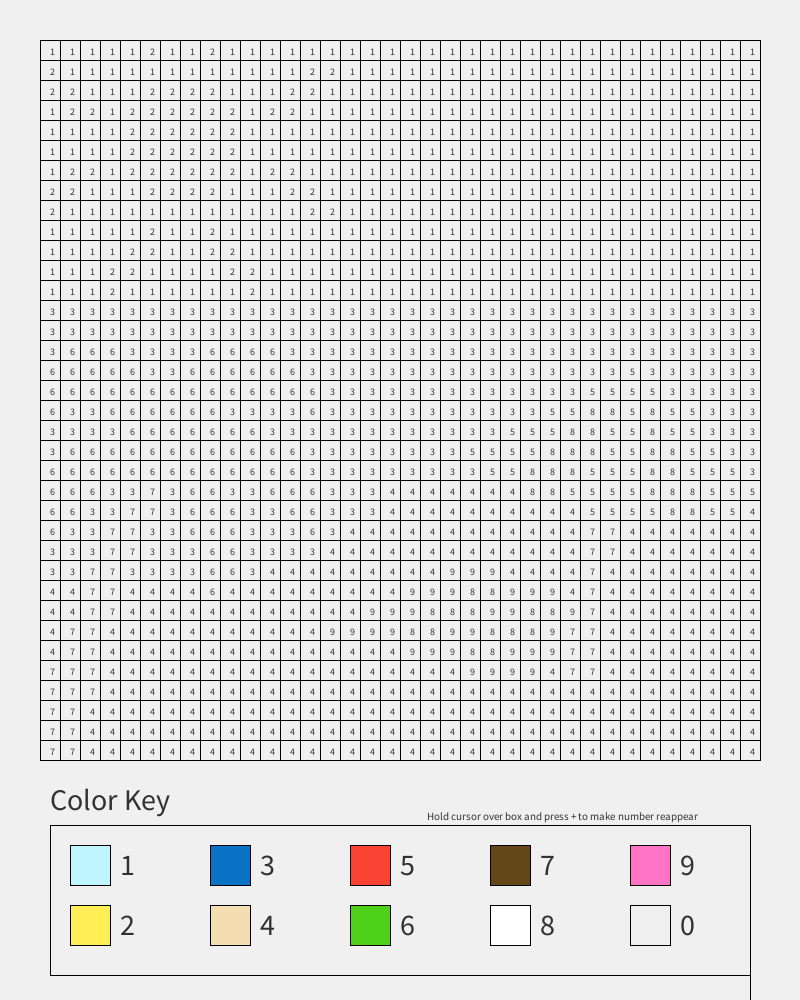
Frame 1 (no input)
Frame 60 (the mouse pressed at the canvas centre just before this capture): identical to frame 1, image omitted
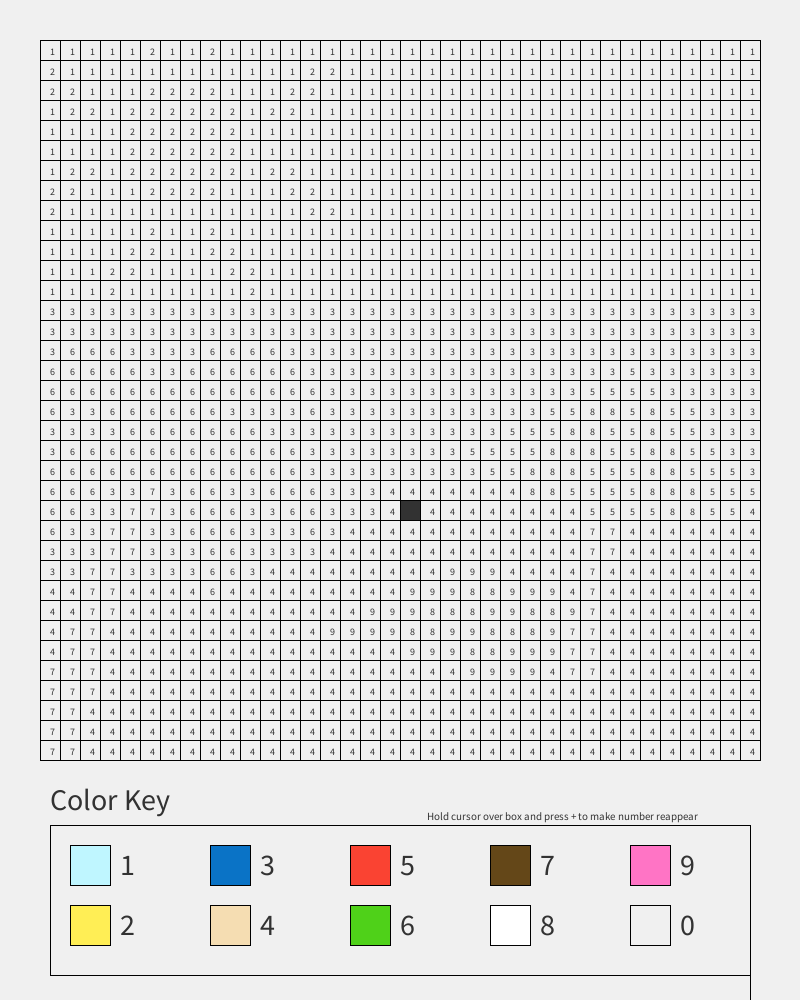
Frame 120 (the mouse held since frame 60 and released just before this capture)

The Processing sketch that drew these frames (run headless with seeded random() and noise(); from frame 60 on, the mouse is pressed at the canvas centre):

// Processing sketch: Final2
// ── Final2.pde
void setup(){
  size(800,1000);
   
     background(#F0F0F0);
  
//Grid
   stroke(0);
    for( int x=40; x<=760; x+=20)
    line(x, 40, x, 760);
    for( int y=40; y<=760; y+=20)
    line(40, y, 760, y);
//
  
  
//color key
    stroke(0);
    
   line(50, 825, 750, 825);
   line(50, 975, 750, 975);
   line(50, 825, 50, 975);
   line(750, 825, 750, 9750);
   
   fill(#BFF6FF);
   //light blue
   rect(70, 845, 40, 40);
   
   
   fill(#FFEE55);
   //yellow
   rect(70, 905, 40, 40);
   
   fill(#0A73C6);
   //blue
   rect(210, 845, 40, 40);
   
   fill(#F5DDB2);
   //tan
   rect(210, 905, 40, 40);
   
   fill(#FA4332);
   //red
   rect(350, 845, 40, 40);
   
   fill(#4FD119);
   //green
   rect(350, 905, 40, 40);
   
   fill(#644718);
   //brown
   rect(490, 845, 40, 40);
   
   fill(#FFFFFF);
   //white
   rect(490, 905, 40, 40);
   
   fill(#FF74C5);
   //pink
   rect(630, 845, 40, 40);
   
   fill(#F0F0F0);
   //background gray
   rect(630, 905, 40, 40);
   
   fill(50);
   textSize(30);
   text("Color Key", 50, 810);
   text("1", 120, 875);
   text("2", 120, 935);
   text("3", 260, 875);
   text("4", 260, 935);
   text("5", 400, 875);
   text("6", 400, 935);
   text("7", 540, 875);
   text("8", 540, 935);
   text("9", 680, 875);
   text('0', 680, 935);
   textSize(11);
   text("Hold cursor over box and press + to make number reappear", 427, 820);
   
   
   Numbers num= new Numbers();
   num.printText();
   
//
 
}

void draw(){
  int x, y;    
  xy co = new xy();
  x= co.getx();
  y= co.gety();
  
  if(x>=40 && x<760 && y>=40 && y<760)
     if(mousePressed){
     rect(x, y, 20, 20);}
     

  
  showCursor();
}

  public void keyPressed(){
    int i = 0;
    Numbers nums= new Numbers();
    xy coor = new xy();
    
    //if(keyPressed){
      if( key== '1'){
        fill(#BFF6FF);
        i=#BFF6FF;}
      if(key=='2'){
        fill(#FFEE55);
        i=#FFEE55;}
      if(key=='3'){
        fill(#0A73C6);
        i= #0A73C6;}
      if(key=='4'){
        fill(#F5DDB2);
        i=#F5DDB2;}
      if(key=='5'){
        fill(#FA4332);
        i=#FA4332;}
      if(key=='6'){
        fill(#4FD119);
        i=#4FD119;}
      if(key=='7'){
        fill(#644718);
        i=#644718;}
      if(key=='8'){
        fill(#FFFFFF);
        i=#FFFFFF;}
      if(key=='9'){
        fill(#FF74C5);
        i=#FF74C5;}
      if(key=='0'){
        fill(#F0F0F0);
        i=#F0F0F0;}
   
   if(key=='+'){
     int place;
     //int m,l;
    //m= coor.getx();
     //l= coor.gety();
     int r=((coor.getx()-40)/20);
     int s=((coor.gety()-40)/20);
     place= r+(s*36);
     text((String)nums.numberDisplay().get(place), (float) coor.getx()+10, (float)coor.gety()+15);
     
   } 
        
  }


void showCursor(){
  println(""+mouseX+" "+mouseY);
}

// ── Fill_Box.pde
class Fill{
  
  private int xval;
  private int yval;
  
  public Fill(){
    
  }
  
  public void fillDisplay(){
 
    int x=mouseX;
    int y=mouseY;
    int xVal=x;
    int yVal=y;
    
    while(x>39){
      if(x%20==0&& x>39&& x<760){
        xVal=x;
        x=39;}
        x--;
    }
    while(y>39){
      if(y%20==0&& y>39&& y<760){
        yVal=y;
        y=39;}
        y--;
    }
    rect( xVal , yVal ,20,20);
  }
  
  
}

// ── Numbers.pde
class Numbers{
  
  public Numbers(){
    
  }
  
  public ArrayList numberDisplay(){
    fill(50);
   textSize(10);
   ArrayList<String> nums = new ArrayList<String>();
   
   for(int i=0; i<5 ; i++)
   nums.add("1");
   for(int i=0; i< 1; i++)
   nums.add("2");
   for(int i=0; i<2 ; i++)
   nums.add("1");
   for(int i=0; i< 1; i++)
   nums.add("2");
   for(int i=0; i< 27; i++)
   nums.add("1");
   for(int i=0; i<1 ; i++)
   nums.add("2");
   for(int i=0; i<12 ; i++)
   nums.add("1");
   for(int i=0; i< 2; i++)
   nums.add("2");
   for(int i=0; i< 21; i++)
   nums.add("1");
   for(int i=0; i<2 ; i++)
   nums.add("2");
   for(int i=0; i<3 ; i++)
   nums.add("1");
   for(int i=0; i<4 ; i++)
   nums.add("2");
   for(int i=0; i< 3; i++)
   nums.add("1");
   for(int i=0; i<2 ; i++)
   nums.add("2");
   for(int i=0; i<23 ; i++)
   nums.add("1");
   for(int i=0; i< 2; i++)
   nums.add("2");
   nums.add("1");
   for(int i=0; i< 6; i++)
   nums.add("2");
   nums.add("1");
   for(int i=0; i<2 ; i++)
   nums.add("2");
   for(int i=0; i<27 ; i++)
   nums.add("1");
   for(int i=0; i< 6; i++)
   nums.add("2");
   for(int i=0; i< 30; i++)
   nums.add("1");
   for(int i=0; i< 6; i++)
   nums.add("2");
   for(int i=0; i< 27; i++)
   nums.add("1");
   for(int i=0; i<2 ; i++)
   nums.add("2");
   nums.add("1");
   for(int i=0; i< 6 ; i++)
   nums.add("2");
   nums.add("1");
   for(int i=0; i<2 ; i++)
   nums.add("2");
   for(int i=0; i<23 ; i++)
   nums.add("1");
   for(int i=0; i< 2; i++)
   nums.add("2");
   for(int i=0; i< 3; i++)
   nums.add("1");
   for(int i=0; i< 4; i++)
   nums.add("2");
   for(int i=0; i<3 ; i++)
   nums.add("1");
   for(int i=0; i<2 ; i++)
   nums.add("2");
   for(int i=0; i<22 ; i++)
   nums.add("1");
   for(int i=0; i< 1; i++)
   nums.add("2");
   for(int i=0; i<12 ; i++)
   nums.add("1");
   for(int i=0; i< 2; i++)
   nums.add("2");
   for(int i=0; i< 26; i++)
   nums.add("1");
   for(int i=0; i<1 ; i++)
   nums.add("2");
   for(int i=0; i< 2; i++)
   nums.add("1");
   for(int i=0; i< 1; i++)
   nums.add("2");
   for(int i=0; i< 31; i++)
   nums.add("1");
   for(int i=0; i< 2; i++)
   nums.add("2");
   for(int i=0; i< 2; i++)
   nums.add("1");
   for(int i=0; i< 2; i++)
   nums.add("2");
   for(int i=0; i< 29; i++)
   nums.add("1");
   for(int i=0; i< 2; i++)
   nums.add("2");
   for(int i=0; i< 4; i++)
   nums.add("1");
   for(int i=0; i< 2; i++)
   nums.add("2");
   for(int i=0; i< 28; i++)
   nums.add("1");
   for(int i=0; i< 1; i++)
   nums.add("2");
   for(int i=0; i< 6; i++)
   nums.add("1");
   for(int i=0; i<1 ; i++)
   nums.add("2");
   for(int i=0; i< 25; i++)
   nums.add("1");
   
   for(int k=0; k<72; k++){
     nums.add("3");}
   nums.add("3");
   nums.add("6");
   nums.add("6");
   nums.add("6");
   nums.add("3");
   nums.add("3");
   nums.add("3");
   nums.add("3");
   nums.add("6");
   nums.add("6");
   nums.add("6");
   nums.add("6");
   for(int l=0; l<24; l++)
     nums.add("3");
   nums.add("6");
   nums.add("6");
   nums.add("6");
   nums.add("6");
   nums.add("6");
   nums.add("3");
   nums.add("3");
   nums.add("6");
   nums.add("6");
   nums.add("6");
   nums.add("6");
   nums.add("6");
   nums.add("6");
   for(int l=0; l<16; l++)
     nums.add("3");
   nums.add("5");
   for(int i=0; i<6; i++)
   nums.add("3");
   for(int i=0; i<14;i++)
   nums.add("6");
   for(int i=0; i<13;i++)
   nums.add("3");
   for(int i=0; i<4;i++)
   nums.add("5");
   for(int i=0; i<5;i++)
   nums.add("3");
   nums.add("6");
   for(int i=0; i<2;i++)
   nums.add("3");
   for(int i=0; i<6;i++)
   nums.add("6");
   for(int i=0; i<4;i++)
   nums.add("3");
   nums.add("6");
   for(int i=0; i<11;i++)
   nums.add("3");
   for(int i=0; i<2;i++)
   nums.add("5");
   for(int i=0; i<2;i++)
   nums.add("8");
   nums.add("5");
   nums.add("8");
   for(int i=0; i<2;i++)
   nums.add("5");
   for(int i=0; i<7;i++)
   nums.add("3");
   for(int i=0; i<7;i++)
   nums.add("6");
   for(int i=0; i<12;i++)
   nums.add("3");
   for(int i=0; i<3;i++)
   nums.add("5");
   for(int i=0; i<2;i++)
   nums.add("8");
   for(int i=0; i<2;i++)
   nums.add("5");
   nums.add("8");
   for(int i=0; i<2;i++)
   nums.add("5");
   for(int i=0; i<4;i++)
   nums.add("3");
   for(int i=0; i<12;i++)
   nums.add("6");
   for(int i=0; i<8;i++)
   nums.add("3");
   for(int i=0; i<4;i++)
   nums.add("5");
   for(int i=0; i<3;i++)
   nums.add("8");
   for(int i=0; i<2;i++)
   nums.add("5");
   for(int i=0; i<2;i++)
   nums.add("8");
   for(int i=0; i<2;i++)
   nums.add("5");
   for(int i=0; i<2;i++)
   nums.add("3");
   for(int i=0; i<13;i++)
   nums.add("6");
   for(int i=0; i<9;i++)
   nums.add("3");
   for(int i=0; i<2;i++)
   nums.add("5");
   for(int i=0; i<3;i++)
   nums.add("8");
   for(int i=0; i<3;i++)
   nums.add("5");
   for(int i=0; i<2;i++)
   nums.add("8");
   for(int i=0; i<3;i++)
   nums.add("5");
   nums.add("3");
   for(int i=0; i<3;i++)
   nums.add("6");
   for(int i=0; i<2;i++)
   nums.add("3");
   nums.add("7");
   nums.add("3");
   for(int i=0; i<2;i++)
   nums.add("6");
   for(int i=0; i<2;i++)
   nums.add("3");
   for(int i=0; i<3;i++)
   nums.add("6");
   for(int i=0; i<3;i++)
   nums.add("3");
   for(int i=0; i<7;i++)
   nums.add("4");
   for(int i=0; i<2;i++)
   nums.add("8");
   for(int i=0; i<4;i++)
   nums.add("5");
   for(int i=0; i<3;i++)
   nums.add("8");
   for(int i=0; i<3;i++)
   nums.add("5");
   for(int i=0; i<2;i++)
   nums.add("6");
   for(int i=0; i<2;i++)
   nums.add("3");
   for(int i=0; i<2;i++)
   nums.add("7");
   nums.add("3");
   for(int i=0; i<3;i++)
   nums.add("6");
   for(int i=0; i<2;i++)
   nums.add("3");
   for(int i=0; i<2;i++)
   nums.add("6");
   for(int i=0; i<3;i++)
   nums.add("3");
   for(int i=0; i<10;i++)
   nums.add("4");
   for(int i=0; i<4;i++)
   nums.add("5");
   for(int i=0; i<2;i++)
   nums.add("8");
   for(int i=0; i<2;i++)
   nums.add("5");
   nums.add("4");
   nums.add("6");
   for(int i=0; i<2;i++)
   nums.add("3");
   for(int i=0; i<2;i++)
   nums.add("7");
   for(int i=0; i<2;i++)
   nums.add("3");
   for(int i=0; i<3;i++)
   nums.add("6");
   for(int i=0; i<3;i++)
   nums.add("3");
   nums.add("6");
   nums.add("3");
   for(int i=0; i<12;i++)
   nums.add("4");
   for(int i=0; i<2;i++)
   nums.add("7");
   for(int i=0; i<7;i++)
   nums.add("4");
   for(int i=0; i<3;i++)
   nums.add("3");
   for(int i=0; i<2;i++)
   nums.add("7");
   for(int i=0; i<3;i++)
   nums.add("3");
   for(int i=0; i<2;i++)
   nums.add("6");
   for(int i=0; i<4;i++)
   nums.add("3");
   for(int i=0; i<13;i++)
   nums.add("4");
   for(int i=0; i<2;i++)
   nums.add("7");
   for(int i=0; i<7;i++)
   nums.add("4");
   for(int i=0; i<2;i++)
   nums.add("3");
   for(int i=0; i<2;i++)
   nums.add("7");
   for(int i=0; i<4;i++)
   nums.add("3");
   for(int i=0; i<2;i++)
   nums.add("6");
   nums.add("3");
   for(int i=0; i<9;i++)
   nums.add("4");
   for(int i=0; i<3;i++)
   nums.add("9");
   for(int i=0; i<4;i++)
   nums.add("4");
   nums.add("7");
   for(int i=0; i<10;i++)
   nums.add("4");
   for(int i=0; i<2;i++)
   nums.add("7");
   for(int i=0; i<4;i++)
   nums.add("4");
   nums.add("6");
   for(int i=0; i<9;i++)
   nums.add("4");
   for(int i=0; i<3;i++)
   nums.add("9");
   for(int i=0; i<2;i++)
   nums.add("8");
   for(int i=0; i<3;i++)
   nums.add("9");
   nums.add("4");
   nums.add("7");
   for(int i=0; i<10;i++)
   nums.add("4");
   for(int i=0; i<2;i++)
   nums.add("7");
   for(int i=0; i<12;i++)
   nums.add("4");
   for(int i=0; i<3;i++)
   nums.add("9");
   for(int i=0; i<3;i++)
   nums.add("8");
   for(int i=0; i<2;i++)
   nums.add("9");
   for(int i=0; i<2;i++)
   nums.add("8");
   nums.add("9");
   nums.add("7");
   for(int i=0; i<9;i++)
   nums.add("4");
   for(int i=0; i<2;i++)
   nums.add("7");
   for(int i=0; i<11;i++)
   nums.add("4");
   for(int i=0; i<4;i++)
   nums.add("9");
   for(int i=0; i<2;i++)
   nums.add("8");
   for(int i=0; i<2;i++)
   nums.add("9");
   for(int i=0; i<3;i++)
   nums.add("8");
   nums.add("9");
   for(int i=0; i<2;i++)
   nums.add("7");
   for(int i=0; i<9;i++)
   nums.add("4");
   for(int i=0; i<2;i++)
   nums.add("7");
   for(int i=0; i<15;i++)
   nums.add("4");
   for(int i=0; i<3;i++)
   nums.add("9");
   for(int i=0; i<2;i++)
   nums.add("8");
   for(int i=0; i<3;i++)
   nums.add("9");
   for(int i=0; i<2;i++)
   nums.add("7");
   for(int i=0; i<8;i++)
   nums.add("4");
   for(int i=0; i<3;i++)
   nums.add("7");
   for(int i=0; i<18;i++)
   nums.add("4");
   for(int i=0; i<4;i++)
   nums.add("9");
   nums.add("4");
   for(int i=0; i<2;i++)
   nums.add("7");
   for(int i=0; i<8;i++)
   nums.add("4");
   for(int i=0; i<3;i++)
   nums.add("7");
   for(int i=0; i<33;i++)
   nums.add("4");
   for(int i=0; i<2;i++)
   nums.add("7");
   for(int i=0; i<34;i++)
   nums.add("4");
   for(int i=0; i<2;i++)
   nums.add("7");
   for(int i=0; i<34;i++)
   nums.add("4");
   for(int i=0; i<2;i++)
   nums.add("7");
   for(int i=0; i<34;i++)
   nums.add("4");
   
   
  return nums;
   
  }
  
  public void printText(){
    int c=0;
    for(int j=55; j<=775;j+=20){
       for(int i=50; i<770; i+=20){
         if(c<=1295){
         text((String)numberDisplay().get(c), (float) i, (float) j);}
         c++;
       }
     }
  }
  
  
  
  
}

// ── XandY.pde
class xy{
  
  
  
  public xy(){
    
  }
  public int getx(){
    int x= mouseX;
    while(x%20!=0)
     x--;
     return x;
    
    
  }
  
  public int gety(){
    int y = mouseY;
     while(y%20!=0)
     y--;
     return y;
    
  }
  
  
}
  
  
  
  
